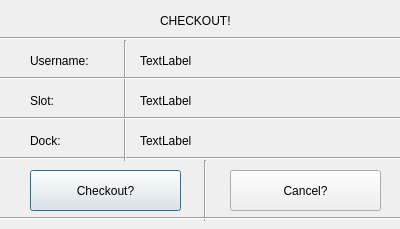
<?xml version="1.0" encoding="UTF-8"?>
<ui version="4.0">
 <class>Dialog</class>
 <widget class="QDialog" name="Dialog">
  <property name="geometry">
   <rect>
    <x>0</x>
    <y>0</y>
    <width>400</width>
    <height>229</height>
   </rect>
  </property>
  <property name="windowTitle">
   <string>Dialog</string>
  </property>
  <widget class="QLabel" name="label">
   <property name="geometry">
    <rect>
     <x>160</x>
     <y>10</y>
     <width>101</width>
     <height>21</height>
    </rect>
   </property>
   <property name="text">
    <string>CHECKOUT!</string>
   </property>
  </widget>
  <widget class="Line" name="line_2">
   <property name="geometry">
    <rect>
     <x>0</x>
     <y>30</y>
     <width>401</width>
     <height>16</height>
    </rect>
   </property>
   <property name="orientation">
    <enum>Qt::Horizontal</enum>
   </property>
  </widget>
  <widget class="QLabel" name="label_2">
   <property name="geometry">
    <rect>
     <x>30</x>
     <y>50</y>
     <width>91</width>
     <height>21</height>
    </rect>
   </property>
   <property name="text">
    <string>Username:</string>
   </property>
  </widget>
  <widget class="QLabel" name="label_3">
   <property name="geometry">
    <rect>
     <x>30</x>
     <y>90</y>
     <width>67</width>
     <height>21</height>
    </rect>
   </property>
   <property name="text">
    <string>Slot:</string>
   </property>
  </widget>
  <widget class="QLabel" name="label_4">
   <property name="geometry">
    <rect>
     <x>30</x>
     <y>130</y>
     <width>67</width>
     <height>21</height>
    </rect>
   </property>
   <property name="text">
    <string>Dock:</string>
   </property>
  </widget>
  <widget class="Line" name="line_3">
   <property name="geometry">
    <rect>
     <x>0</x>
     <y>150</y>
     <width>401</width>
     <height>16</height>
    </rect>
   </property>
   <property name="orientation">
    <enum>Qt::Horizontal</enum>
   </property>
  </widget>
  <widget class="Line" name="line_9">
   <property name="geometry">
    <rect>
     <x>100</x>
     <y>40</y>
     <width>51</width>
     <height>121</height>
    </rect>
   </property>
   <property name="orientation">
    <enum>Qt::Vertical</enum>
   </property>
  </widget>
  <widget class="Line" name="line_4">
   <property name="geometry">
    <rect>
     <x>0</x>
     <y>70</y>
     <width>401</width>
     <height>16</height>
    </rect>
   </property>
   <property name="orientation">
    <enum>Qt::Horizontal</enum>
   </property>
  </widget>
  <widget class="Line" name="line_5">
   <property name="geometry">
    <rect>
     <x>0</x>
     <y>110</y>
     <width>401</width>
     <height>16</height>
    </rect>
   </property>
   <property name="orientation">
    <enum>Qt::Horizontal</enum>
   </property>
  </widget>
  <widget class="QPushButton" name="checkout_yes">
   <property name="geometry">
    <rect>
     <x>30</x>
     <y>170</y>
     <width>151</width>
     <height>41</height>
    </rect>
   </property>
   <property name="text">
    <string>Checkout?</string>
   </property>
  </widget>
  <widget class="QPushButton" name="checkout_no">
   <property name="geometry">
    <rect>
     <x>230</x>
     <y>170</y>
     <width>151</width>
     <height>41</height>
    </rect>
   </property>
   <property name="text">
    <string>Cancel?</string>
   </property>
  </widget>
  <widget class="Line" name="line_10">
   <property name="geometry">
    <rect>
     <x>180</x>
     <y>160</y>
     <width>51</width>
     <height>61</height>
    </rect>
   </property>
   <property name="orientation">
    <enum>Qt::Vertical</enum>
   </property>
  </widget>
  <widget class="Line" name="line_6">
   <property name="geometry">
    <rect>
     <x>0</x>
     <y>210</y>
     <width>401</width>
     <height>16</height>
    </rect>
   </property>
   <property name="orientation">
    <enum>Qt::Horizontal</enum>
   </property>
  </widget>
  <widget class="QLabel" name="checkout_username">
   <property name="geometry">
    <rect>
     <x>140</x>
     <y>50</y>
     <width>67</width>
     <height>21</height>
    </rect>
   </property>
   <property name="text">
    <string>TextLabel</string>
   </property>
  </widget>
  <widget class="QLabel" name="checkout_slot">
   <property name="geometry">
    <rect>
     <x>140</x>
     <y>90</y>
     <width>67</width>
     <height>21</height>
    </rect>
   </property>
   <property name="text">
    <string>TextLabel</string>
   </property>
  </widget>
  <widget class="QLabel" name="checkout_dock">
   <property name="geometry">
    <rect>
     <x>140</x>
     <y>130</y>
     <width>67</width>
     <height>21</height>
    </rect>
   </property>
   <property name="text">
    <string>TextLabel</string>
   </property>
  </widget>
 </widget>
 <resources/>
 <connections/>
</ui>
